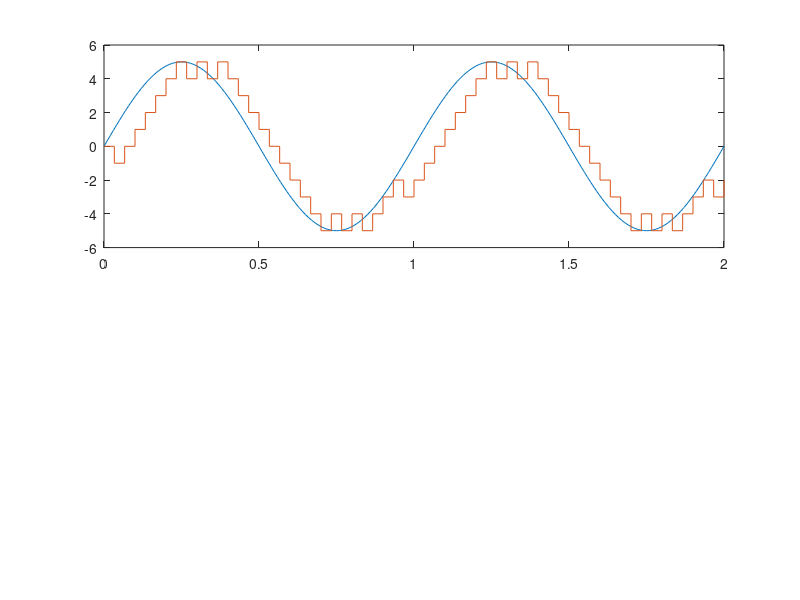

The MATLAB source for this figure: (Note: this script raises an error after producing the figure.)
% Clear command window, workspace, and close all figures
clc;
clear all;
close all;
 
% Define parameters for analog signal
A = 5;            
f = 1;           
theta = 0;      
minTime = 0;    
maxTime = 2;   
samplePerTime = 100;
t = minTime : 1/samplePerTime : maxTime; % Time vector for analog signal
 
% Generate analog signal (sine wave)
analogSignal = A * sin(2*pi*f*t + theta);
figure;
subplot(2,1,1);
plot(t , analogSignal);
axis([minTime maxTime -A-1 A+1]); 
hold on; 
 
% Calculate the sampling rate and create time vector for discrete sampling
samplingRate = 30*f;
sampleTime = minTime : 1/samplingRate : maxTime;
 
% Sample the analog signal
sampledSignal = A * sin(2*pi*f*sampleTime + theta);
 
% Initialize variables for digital signal conversion
digitalData = [];
staircaseSignal = 0;
delta = 1;
 
% Convert the sampled signal to digital data using staircase approximation
for i = 1:1:(samplingRate*maxTime)
    if sampledSignal(i) > staircaseSignal(i)
        digitalData(i+1) = 1;
        staircaseSignal(i+1) =  staircaseSignal(i) + delta;
    else
        digitalData(i+1) = 0;
        staircaseSignal(i+1) = staircaseSignal(i) - delta;
    end
end
 
% Plot the staircase approximation of the sampled signal
stairs(sampleTime, staircaseSignal);
ax = gca;
ax.XTick = [0:1/samplingRate:maxTime]; 
ax.YTick = [-(A+0.1):delta:(A+0.1)];  
xlabel('Time (sec)');  
ylabel('Amplitude (volts)');
title('Digital Signal'); 
grid on;
 
% Calculate time vector for digital data
digitalDataLength = length(digitalData);
t1 = 0 : maxTime / (digitalDataLength-1) : maxTime;
 
% Plot the digital output signal
subplot(2,1,2);
stairs(t1, digitalData);
axis([minTime-0.05 maxTime+0.05 -0.1 +1.1]); 
title('Digital Output Signal');